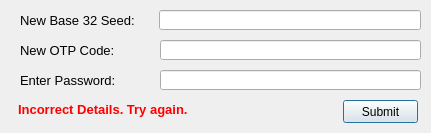
<?xml version="1.0" encoding="UTF-8"?>
<ui version="4.0">
 <class>newSeedDialog</class>
 <widget class="QDialog" name="newSeedDialog">
  <property name="geometry">
   <rect>
    <x>0</x>
    <y>0</y>
    <width>431</width>
    <height>133</height>
   </rect>
  </property>
  <property name="windowTitle">
   <string>New Seed Details</string>
  </property>
  <widget class="QLabel" name="label">
   <property name="geometry">
    <rect>
     <x>20</x>
     <y>12</y>
     <width>181</width>
     <height>16</height>
    </rect>
   </property>
   <property name="font">
    <font>
     <pointsize>10</pointsize>
    </font>
   </property>
   <property name="text">
    <string>New Base 32 Seed:</string>
   </property>
  </widget>
  <widget class="QLineEdit" name="seedEdit">
   <property name="geometry">
    <rect>
     <x>159</x>
     <y>10</y>
     <width>262</width>
     <height>20</height>
    </rect>
   </property>
   <property name="font">
    <font>
     <pointsize>10</pointsize>
    </font>
   </property>
   <property name="text">
    <string/>
   </property>
  </widget>
  <widget class="QLabel" name="label_2">
   <property name="geometry">
    <rect>
     <x>20</x>
     <y>42</y>
     <width>171</width>
     <height>16</height>
    </rect>
   </property>
   <property name="font">
    <font>
     <pointsize>10</pointsize>
    </font>
   </property>
   <property name="text">
    <string>New OTP Code:</string>
   </property>
  </widget>
  <widget class="QLineEdit" name="otpEdit">
   <property name="geometry">
    <rect>
     <x>160</x>
     <y>40</y>
     <width>261</width>
     <height>20</height>
    </rect>
   </property>
   <property name="font">
    <font>
     <pointsize>10</pointsize>
    </font>
   </property>
   <property name="text">
    <string/>
   </property>
  </widget>
  <widget class="QPushButton" name="pushButton">
   <property name="geometry">
    <rect>
     <x>343</x>
     <y>100</y>
     <width>75</width>
     <height>23</height>
    </rect>
   </property>
   <property name="text">
    <string>Submit</string>
   </property>
  </widget>
  <widget class="QLabel" name="errorLabel">
   <property name="geometry">
    <rect>
     <x>18</x>
     <y>101</y>
     <width>271</width>
     <height>16</height>
    </rect>
   </property>
   <property name="font">
    <font>
     <pointsize>10</pointsize>
     <weight>75</weight>
     <bold>true</bold>
    </font>
   </property>
   <property name="styleSheet">
    <string notr="true">color: rgb(255, 0, 0);</string>
   </property>
   <property name="text">
    <string>Incorrect Details. Try again.</string>
   </property>
  </widget>
  <widget class="QLineEdit" name="pwEdit">
   <property name="geometry">
    <rect>
     <x>160</x>
     <y>70</y>
     <width>261</width>
     <height>20</height>
    </rect>
   </property>
   <property name="font">
    <font>
     <pointsize>10</pointsize>
    </font>
   </property>
   <property name="text">
    <string/>
   </property>
   <property name="echoMode">
    <enum>QLineEdit::Password</enum>
   </property>
  </widget>
  <widget class="QLabel" name="label_3">
   <property name="geometry">
    <rect>
     <x>20</x>
     <y>72</y>
     <width>141</width>
     <height>16</height>
    </rect>
   </property>
   <property name="font">
    <font>
     <pointsize>10</pointsize>
    </font>
   </property>
   <property name="text">
    <string>Enter Password:</string>
   </property>
  </widget>
 </widget>
 <tabstops>
  <tabstop>seedEdit</tabstop>
  <tabstop>otpEdit</tabstop>
  <tabstop>pwEdit</tabstop>
  <tabstop>pushButton</tabstop>
 </tabstops>
 <resources/>
 <connections/>
</ui>
